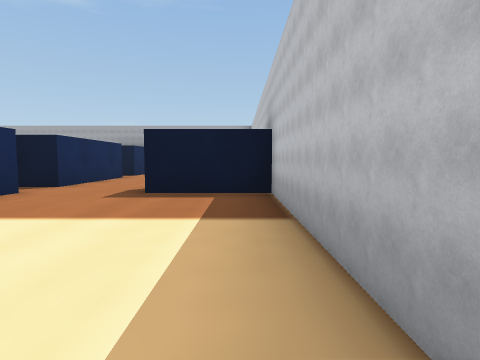
[1] (above)

24 first-person views from a walk through a world built for the Webots simulator. The camera is 0.26 m above the floor, tilts 4° down and sees 80° across. The floor is counted in squares, 0.5 m on a side. Each view is taken from the middle of a square. On the plan, view 1 faces up. The plan holds only what a view shows up to about 9 squares ahead; the rest is blank. The robots in the file are not drawn. Webots' stock objects and surfaces are drawn as simple stand-ins.

[2]
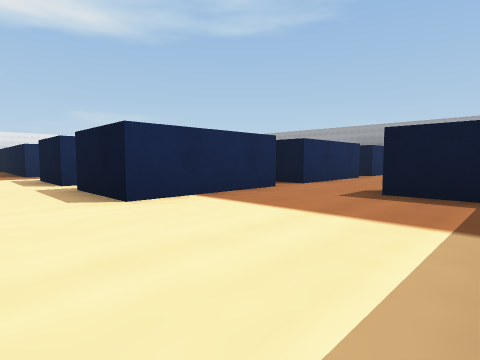

[3]
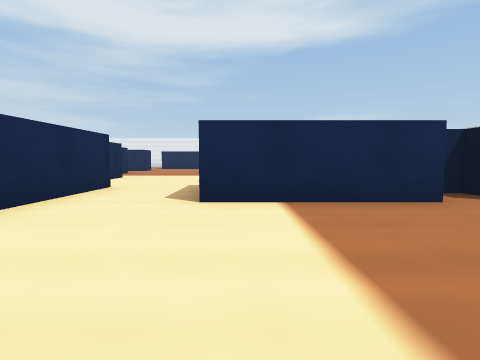

[4]
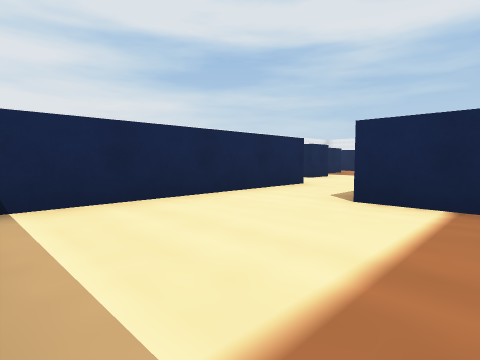

[5]
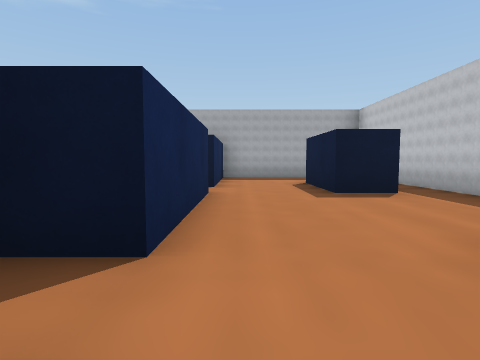

[6]
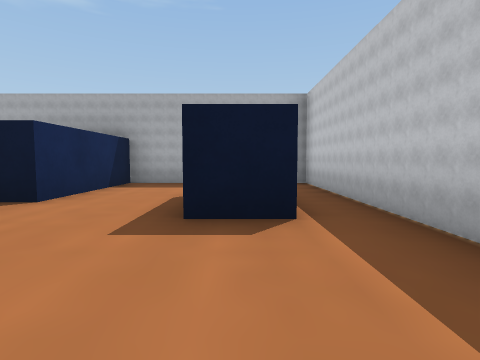

[7]
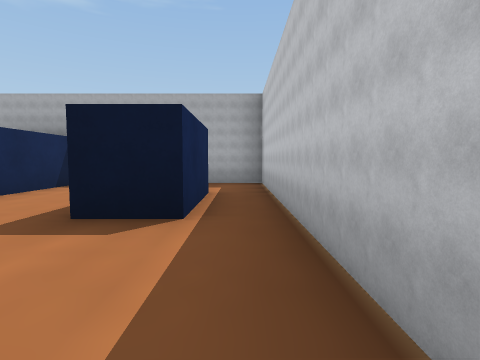

[8]
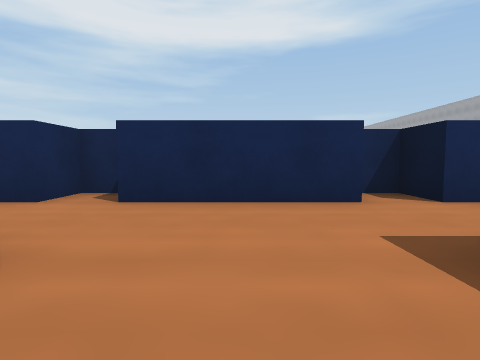

[9]
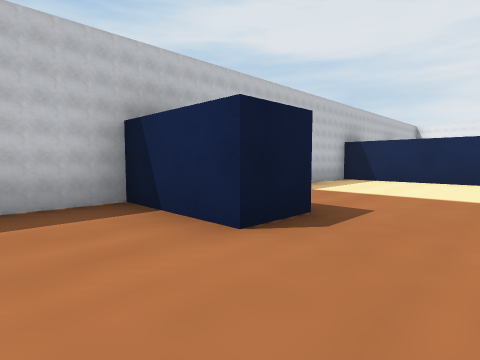

[10]
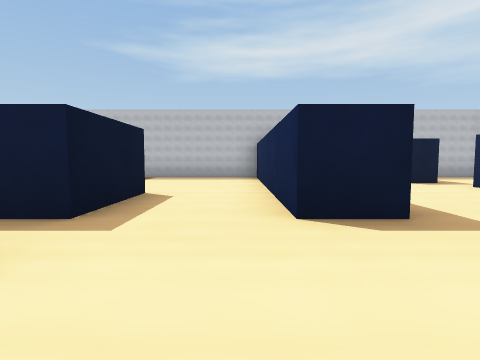

[11]
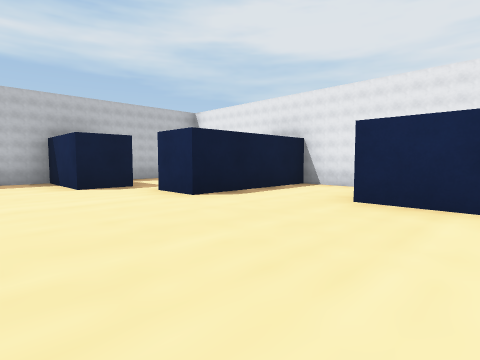

[12]
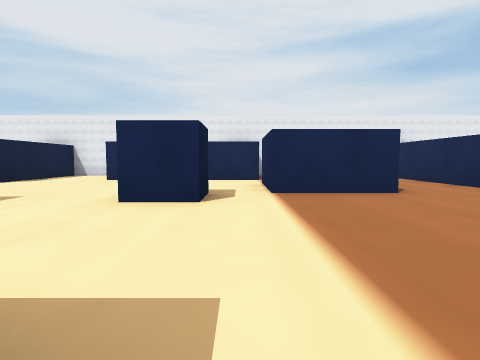

[13]
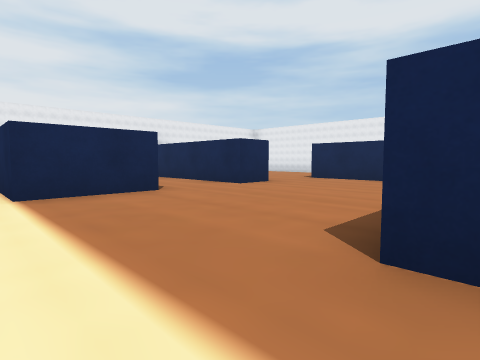

[14]
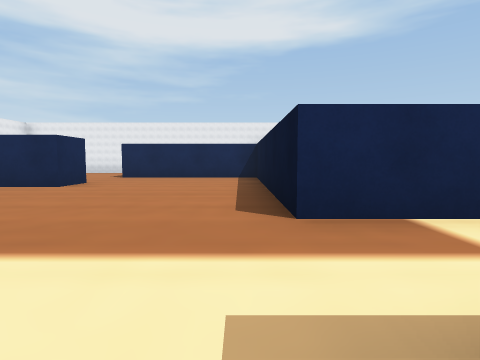

[15]
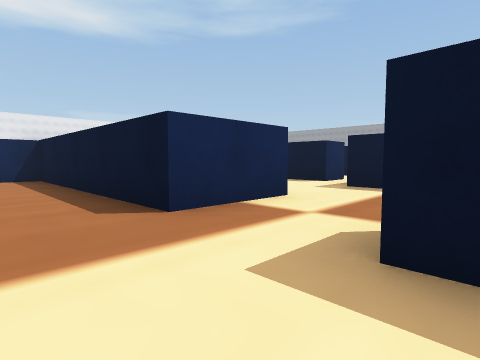

[16]
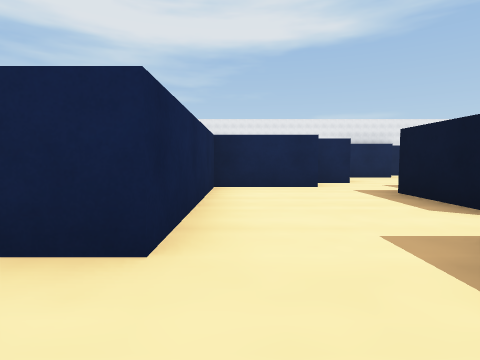

[17]
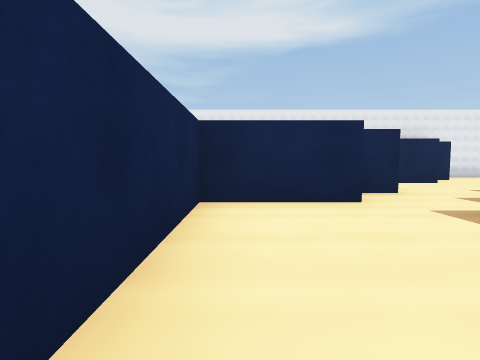

[18]
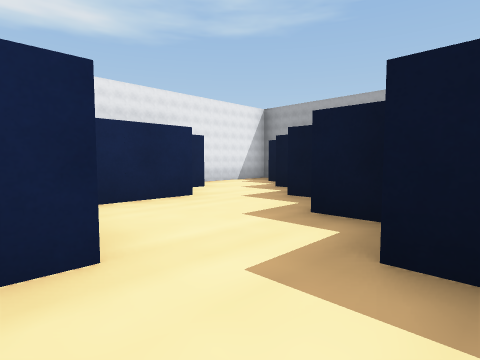

[19]
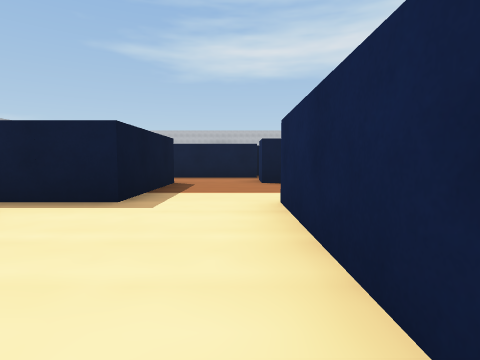

[20]
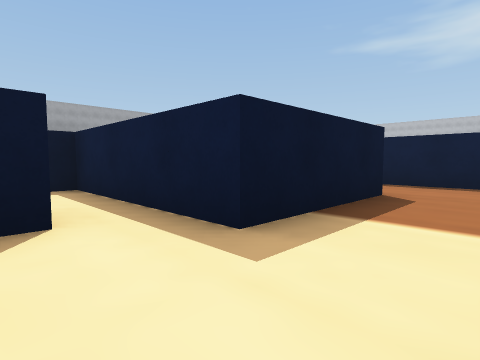

[21]
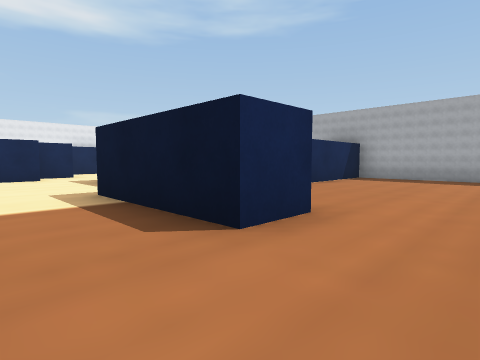

[22]
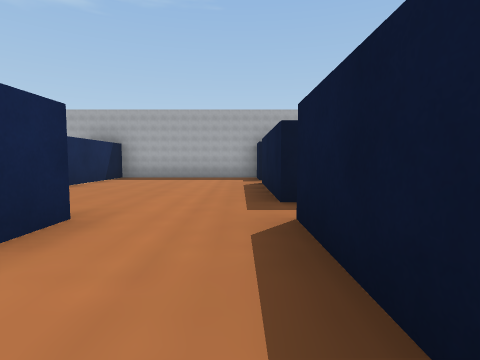

[23]
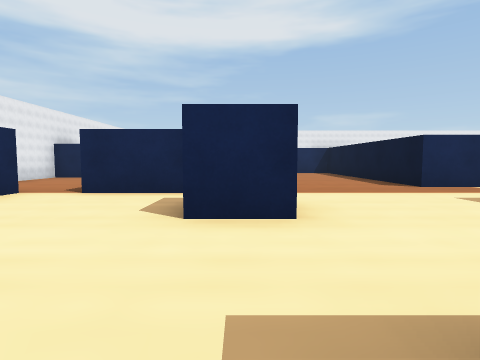

[24]
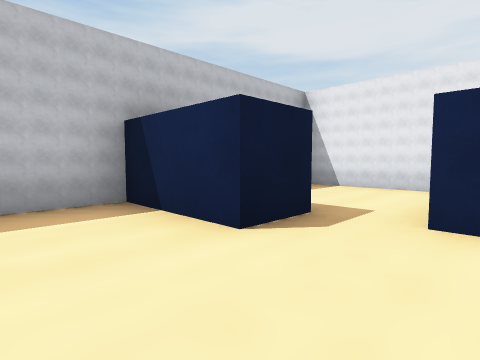

### Floor plan
Points are (right, up) in squares from view 1. A wall is a line through its corners. A room is listed if a view was taken in it or the views show most of it. See-through windows are left out.
Room 1 (views 1, 2, 3, 4, 5)
walls: (-3.5, -0.5) (0.5, -0.5) (0.5, 4.5) (-1.5, 4.5) (-1.5, 5.5); (-3.5, 6.5) (-3.5, 5.5) (-4.5, 5.5) (-4.5, 4.5) (-3.5, 4.5) (-3.5, 1.5)
ways out: opening at (-2.5, 5.5) to room 2; opening at (-4.5, 0.5) to room 3
Room 2 (views 6, 7, 8, 9)
walls: (-3.5, 8.6) (-3.5, 6.5); (-0.5, 10.5) (-0.5, 8.5) (-1.5, 8.5) (-1.5, 10.5); (-1.5, 5.5) (0.5, 5.5) (0.5, 12.5) (-3.5, 12.5) (-3.5, 9.5) (-4.5, 9.5) (-4.5, 8.9)
ways out: opening at (-2.5, 5.5) to room 1
Room 3 (views 10, 11, 12, 13, 14, 15, 16, 17, 18, 19, 20, 21, 22, 23, 24)
walls: (-7.5, 3) (-7.5, 3.5) (-6.5, 3.5); (-6.5, 1.5) (-8.5, 1.5); (-8.5, -2.5) (-8.5, -1.5) (-7.5, -1.5) (-7.5, -2.5); (-11.6, -2.5) (-9.5, -2.5) (-9.5, -4.5); (-5.5, 3.5) (-5.5, 6.5); (-5.5, -1.6) (-5.5, -0.5) (-3.5, -0.5); (-14.5, -2.5) (-13.5, -2.5) (-13.5, -7.5) (-12, -7.5); (-7.5, 6.6) (-7.5, 5.5) (-10.5, 5.5) (-10.5, 9.5) (-11, 9.5); (-14.5, 5.6) (-14.5, 3.5) (-10.5, 3.5) (-10.5, 1.5) (-16.5, 1.5) (-16.5, -1.5); (-9.5, -5.5) (-5.5, -5.5); (-3.5, 1.5) (-5.5, 1.5) (-5.5, 2.1); (-11.5, 7.6) (-11.5, 6.5) (-13.5, 6.5); (-14, 7.5) (-14.5, 7.5); (-15.5, 6.6) (-15.5, 5.6); (-14.8, 8.5) (-15.5, 8.5); (-3.5, -6.5) (-3.5, -4.5) (-2.5, -4.5); (-1.5, -4.6) (-1.5, -3.5) (0.5, -3.5) (0.5, -2.2); (-16, 9.5) (-16.5, 9.5); (-17.5, 8.6) (-17.5, 7.1); (-18.5, 9.6) (-18.5, 9.1); (-19.5, 12.5) (-19.5, 10.1)
ways out: opening at (-4.5, 0.5) to room 1; opening at (-6.5, 6) to room 4; opening at (-2, -4) to room 5; opening at (-15.5, -2.5); opening at (-4.5, -6)
Room 4 (no view inside)
walls: (-5.5, 7.5) (-5.5, 10.5); (-5.5, 11.8) (-5.5, 12.5) (-9.5, 12.5) (-9.5, 9.8)
ways out: opening at (-6.5, 6) to room 3
Room 5 (no view inside)
walls: (-2, -7.5) (0.4, -7.5); (0.5, -7) (0.5, -5.4)
ways out: opening at (-2, -4) to room 3

Where each view was taken, in squares from view 1:
view 1: 0 up, 0 right, facing up
view 2: 0 up, 0 right, facing up-left
view 3: 2 up, 0 right, facing left
view 4: 3 up, 0 right, facing down-left
view 5: 4 up, 3 left, facing up
view 6: 6 up, 1 left, facing up
view 7: 6 up, 0 right, facing up
view 8: 7 up, 0 right, facing left
view 9: 7 up, 3 left, facing down-right
view 10: 0 up, 8 left, facing right
view 11: 2 down, 7 left, facing down-right
view 12: 2 up, 9 left, facing down
view 13: 2 up, 9 left, facing down-left
view 14: 1 up, 8 left, facing left
view 15: 0 up, 8 left, facing up-left
view 16: 4 up, 9 left, facing left
view 17: 4 up, 11 left, facing left
view 18: 6 up, 14 left, facing up-left
view 19: 4 up, 14 left, facing right
view 20: 4 up, 12 left, facing up-right
view 21: 4 up, 6 left, facing up-left
view 22: 4 up, 6 left, facing up
view 23: 2 down, 5 left, facing left
view 24: 2 down, 3 left, facing down-right
